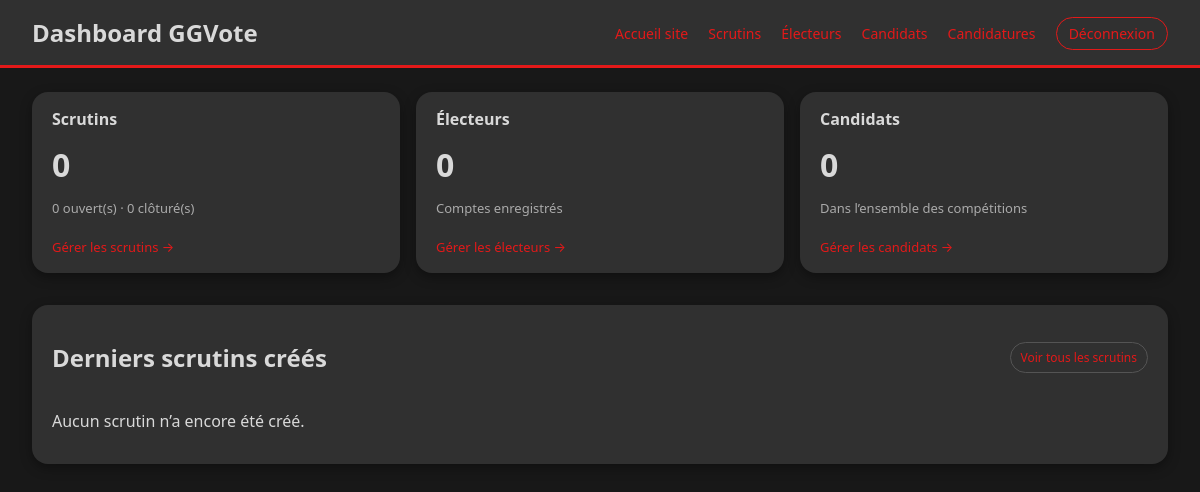
Before: /admin/index.php (signed in) with the older database file.
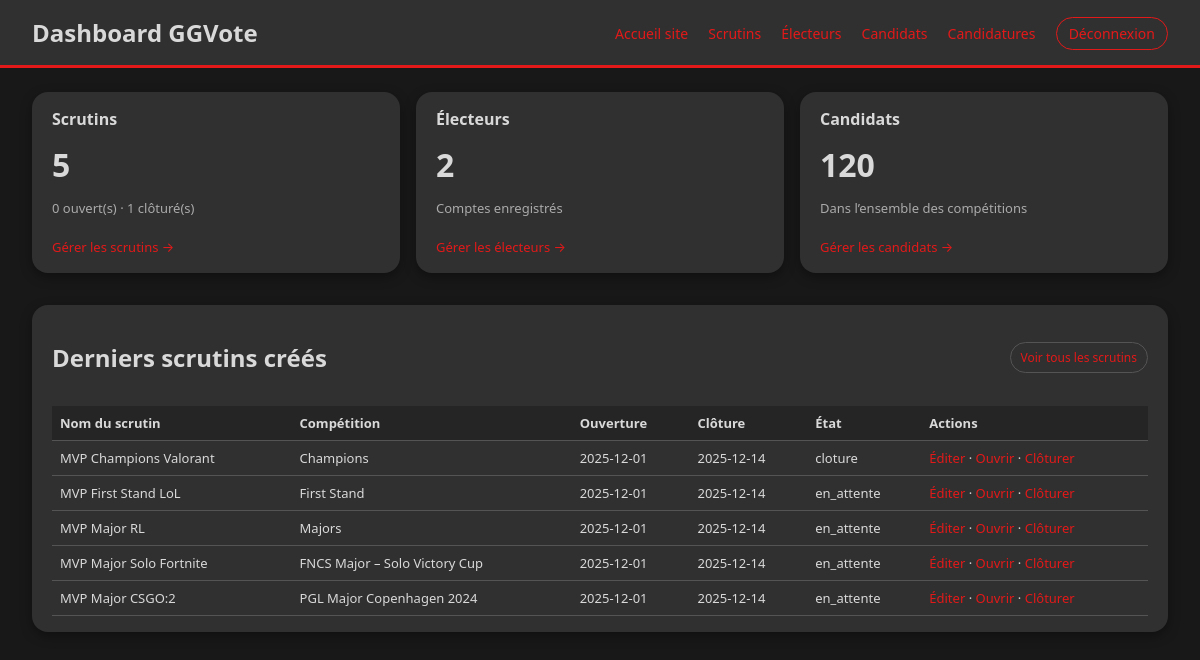
After: the same page with the newer database file.
### tables this page shows
CREATE TABLE IF NOT EXISTS `scrutin` (
  `idscrutin` int NOT NULL AUTO_INCREMENT,
  `nom_scrutin` varchar(45) NOT NULL,
  `date_ouverture` date NOT NULL,
  `date_cloture` date NOT NULL,
  `etat_scrutin` varchar(45) NOT NULL,
  `idadmin` int NOT NULL,
  `idcompetition` int NOT NULL,
  PRIMARY KEY (`idscrutin`),
  KEY `fk_scrutin_admin` (`idadmin`),
  KEY `fk_scrutin_compet` (`idcompetition`)
);

CREATE TABLE IF NOT EXISTS `competition` (
  `idcompetition` int NOT NULL AUTO_INCREMENT,
  `nom_compet` varchar(255) NOT NULL,
  `date_debut` date NOT NULL,
  `date_fin` date NOT NULL,
  `statut` varchar(45) NOT NULL,
  `idadmin` int NOT NULL,
  `idjeu` int NOT NULL,
  PRIMARY KEY (`idcompetition`),
  KEY `fk_compet_admin` (`idadmin`),
  KEY `fk_compet_jeu` (`idjeu`)
);

### admin/index.php (the view, shortened to what this page needs)
<?php
$connexion = dbconnect();
$stmt = $connexion->query("SELECT COUNT(*) FROM electeur");
$totalElecteurs = (int) $stmt->fetchColumn();
$stmt = $connexion->query("SELECT COUNT(*) FROM scrutin");
$totalScrutins = (int) $stmt->fetchColumn();
$stmt = $connexion->query("SELECT COUNT(*) FROM scrutin WHERE etat_scrutin = 'ouvert'");
$scrutinsOuverts = (int) $stmt->fetchColumn();
$stmt = $connexion->query("SELECT COUNT(*) FROM scrutin WHERE etat_scrutin = 'cloture'");
$scrutinsClotures = (int) $stmt->fetchColumn();
$totalCandidats = 0;
try {
    $stmt = $connexion->query("SELECT COUNT(*) FROM joueur");
    $totalCandidats = (int) $stmt->fetchColumn();
} catch (PDOException $e) {
}
$sql = "SELECT s.*, c.nom_compet
        FROM scrutin s
        JOIN competition c ON c.idcompetition = s.idcompetition
        ORDER BY s.date_ouverture DESC
        LIMIT 5";
$stmt = $connexion->query($sql);
$derniersScrutins = $stmt->fetchAll(PDO::FETCH_ASSOC);
?>
<!DOCTYPE html>
<html lang="fr">
<head>
    <link rel="stylesheet" href="admin.css">
</head>
<body>
<header class="admin-header">
    <h1>Dashboard GGVote</h1>
    <nav>
        <a href="../index.php">Accueil site</a>
        <a href="scrutins.php">Scrutins</a>
        <a href="electeurs.php">Électeurs</a>
        <a href="candidats.php">Candidats</a>
        <a href="candidatures_admin.php">Candidatures</a>
        <a href="../index.php?disconnect=1" class="btn-logout">Déconnexion</a>
    </nav>
</header>
<main class="admin-main">
    <section class="stats-grid">
        <article class="stat-card">
            <h2>Scrutins</h2>
            <p class="stat-number"><?= $totalScrutins ?></p>
            <p class="stat-detail">
                <?= $scrutinsOuverts ?> ouvert(s) · <?= $scrutinsClotures ?> clôturé(s)
            </p>
            <a href="scrutins.php" class="stat-link">Gérer les scrutins →</a>
        </article>
        <article class="stat-card">
            <h2>Électeurs</h2>
            <p class="stat-number"><?= $totalElecteurs ?></p>
            <p class="stat-detail">Comptes enregistrés</p>
            <a href="electeurs.php" class="stat-link">Gérer les électeurs →</a>
        </article>
        <article class="stat-card">
            <h2>Candidats</h2>
            <p class="stat-number"><?= $totalCandidats ?></p>
            <p class="stat-detail">Dans l’ensemble des compétitions</p>
            <a href="candidats.php" class="stat-link">Gérer les candidats →</a>
        </article>
    </section>
    <section class="panel">
        <div class="panel-header">
            <h2>Derniers scrutins créés</h2>
            <a href="scrutins.php" class="btn-small">Voir tous les scrutins</a>
        </div>
        <?php if (count($derniersScrutins) === 0): ?>
            <p>Aucun scrutin n’a encore été créé.</p>
        <?php else: ?>
            <table class="table-scrutins">
                <thead>
                    <tr>
                        <th>Nom du scrutin</th>
                        <th>Compétition</th>
                        <th>Ouverture</th>
                        <th>Clôture</th>
                        <th>État</th>
                        <th>Actions</th>
                    </tr>
                </thead>
                <tbody>
                <?php foreach ($derniersScrutins as $s): ?>
                    <tr>
                        <td><?= htmlspecialchars($s['nom_scrutin']) ?></td>
                        <td><?= htmlspecialchars($s['nom_compet']) ?></td>
                        <td><?= htmlspecialchars($s['date_ouverture']) ?></td>
                        <td><?= htmlspecialchars($s['date_cloture']) ?></td>
                        <td><?= htmlspecialchars($s['etat_scrutin']) ?></td>
                        <td>
                            <a href="scrutin_form.php?id=<?= $s['idscrutin'] ?>">Éditer</a> ·
                            <a href="scrutin_action.php?id=<?= $s['idscrutin'] ?>&action=ouvrir">Ouvrir</a> ·
                            <a href="scrutin_action.php?id=<?= $s['idscrutin'] ?>&action=cloturer">Clôturer</a>
                        </td>
                    </tr>
                <?php endforeach; ?>
                </tbody>
            </table>
        <?php endif; ?>
    </section>

Changed rows visible on the page:
added scrutin: nom_scrutin "MVP Champions Valorant", idcompetition.nom_compet "Champions", date_ouverture "2025-12-01", date_cloture "2025-12-14", etat_scrutin "cloture"
added scrutin: nom_scrutin "MVP First Stand LoL", idcompetition.nom_compet "First Stand", date_ouverture "2025-12-01", date_cloture "2025-12-14", etat_scrutin "en_attente"
added scrutin: nom_scrutin "MVP Major RL", idcompetition.nom_compet "Majors", date_ouverture "2025-12-01", date_cloture "2025-12-14", etat_scrutin "en_attente"
added scrutin: nom_scrutin "MVP Major Solo Fortnite", idcompetition.nom_compet "FNCS Major – Solo Victory Cup", date_ouverture "2025-12-01", date_cloture "2025-12-14", etat_scrutin "en_attente"
added scrutin: nom_scrutin "MVP Major CSGO:2", idcompetition.nom_compet "PGL Major Copenhagen 2024", date_ouverture "2025-12-01", date_cloture "2025-12-14", etat_scrutin "en_attente"
Other visible differences:
$totalScrutins: "0" → "5"
$scrutinsClotures: "0" → "1"
$totalElecteurs: "0" → "2"
$totalCandidats: "0" → "120"
text no longer shown: "Aucun scrutin n’a encore été créé."
text now shown: "Nom du scrutin Compétition Ouverture Clôture État Actions"
